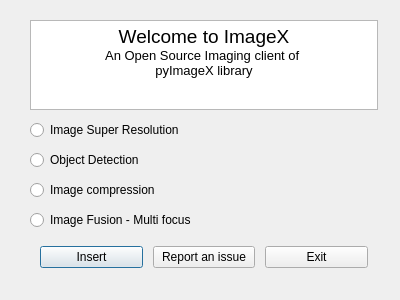
<?xml version="1.0" encoding="UTF-8"?>
<ui version="4.0">
 <class>Dialog</class>
 <widget class="QDialog" name="Dialog">
  <property name="geometry">
   <rect>
    <x>0</x>
    <y>0</y>
    <width>400</width>
    <height>300</height>
   </rect>
  </property>
  <property name="windowTitle">
   <string>Dialog</string>
  </property>
  <widget class="QWidget" name="verticalLayoutWidget">
   <property name="geometry">
    <rect>
     <x>20</x>
     <y>10</y>
     <width>368</width>
     <height>274</height>
    </rect>
   </property>
   <layout class="QVBoxLayout" name="verticalLayout">
    <property name="spacing">
     <number>10</number>
    </property>
    <property name="leftMargin">
     <number>10</number>
    </property>
    <property name="topMargin">
     <number>10</number>
    </property>
    <property name="rightMargin">
     <number>10</number>
    </property>
    <property name="bottomMargin">
     <number>10</number>
    </property>
    <item>
     <widget class="QTextBrowser" name="textBrowser">
      <property name="html">
       <string>&lt;!DOCTYPE HTML PUBLIC &quot;-//W3C//DTD HTML 4.0//EN&quot; &quot;http://www.w3.org/TR/REC-html40/strict.dtd&quot;&gt;
&lt;html&gt;&lt;head&gt;&lt;meta name=&quot;qrichtext&quot; content=&quot;1&quot; /&gt;&lt;style type=&quot;text/css&quot;&gt;
p, li { white-space: pre-wrap; }
&lt;/style&gt;&lt;/head&gt;&lt;body style=&quot; font-family:'Ubuntu Medium Italic'; font-size:11pt; font-weight:400; font-style:normal;&quot;&gt;
&lt;p align=&quot;center&quot; style=&quot; margin-top:0px; margin-bottom:0px; margin-left:0px; margin-right:0px; -qt-block-indent:0; text-indent:0px;&quot;&gt;&lt;span style=&quot; font-size:14pt;&quot;&gt;Welcome to ImageX&lt;/span&gt;&lt;/p&gt;
&lt;p align=&quot;center&quot; style=&quot; margin-top:0px; margin-bottom:0px; margin-left:0px; margin-right:0px; -qt-block-indent:0; text-indent:0px;&quot;&gt;&lt;span style=&quot; font-size:10pt;&quot;&gt;An Open Source Imaging client of &lt;/span&gt;&lt;/p&gt;
&lt;p align=&quot;center&quot; style=&quot; margin-top:0px; margin-bottom:0px; margin-left:0px; margin-right:0px; -qt-block-indent:0; text-indent:0px;&quot;&gt;&lt;span style=&quot; font-size:10pt;&quot;&gt;pyImageX library&lt;/span&gt;&lt;/p&gt;&lt;/body&gt;&lt;/html&gt;</string>
      </property>
     </widget>
    </item>
    <item>
     <widget class="QRadioButton" name="radioButton">
      <property name="text">
       <string>Image Super Resolution</string>
      </property>
     </widget>
    </item>
    <item>
     <widget class="QRadioButton" name="radioButton_4">
      <property name="text">
       <string>Object Detection</string>
      </property>
     </widget>
    </item>
    <item>
     <widget class="QRadioButton" name="radioButton_3">
      <property name="text">
       <string>Image compression</string>
      </property>
     </widget>
    </item>
    <item>
     <widget class="QRadioButton" name="radioButton_2">
      <property name="text">
       <string>Image Fusion - Multi focus</string>
      </property>
     </widget>
    </item>
    <item>
     <layout class="QHBoxLayout" name="horizontalLayout">
      <property name="spacing">
       <number>10</number>
      </property>
      <property name="leftMargin">
       <number>10</number>
      </property>
      <property name="topMargin">
       <number>6</number>
      </property>
      <property name="rightMargin">
       <number>10</number>
      </property>
      <property name="bottomMargin">
       <number>6</number>
      </property>
      <item>
       <widget class="QPushButton" name="pushButton_2">
        <property name="text">
         <string>Insert</string>
        </property>
       </widget>
      </item>
      <item>
       <widget class="QPushButton" name="pushButton_3">
        <property name="text">
         <string>Report an issue</string>
        </property>
       </widget>
      </item>
      <item>
       <widget class="QPushButton" name="pushButton">
        <property name="text">
         <string>Exit</string>
        </property>
       </widget>
      </item>
     </layout>
    </item>
   </layout>
  </widget>
 </widget>
 <resources/>
 <connections/>
</ui>
